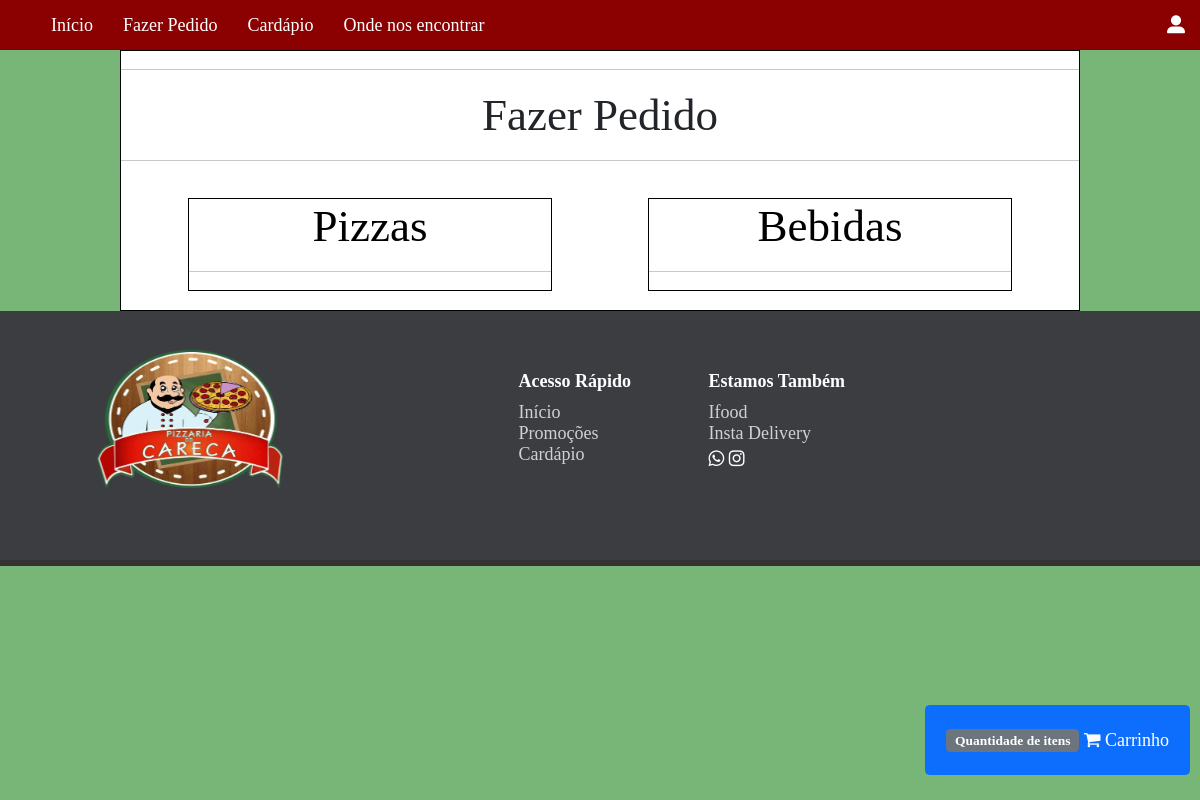
Before: /pedido.php with the older database file.
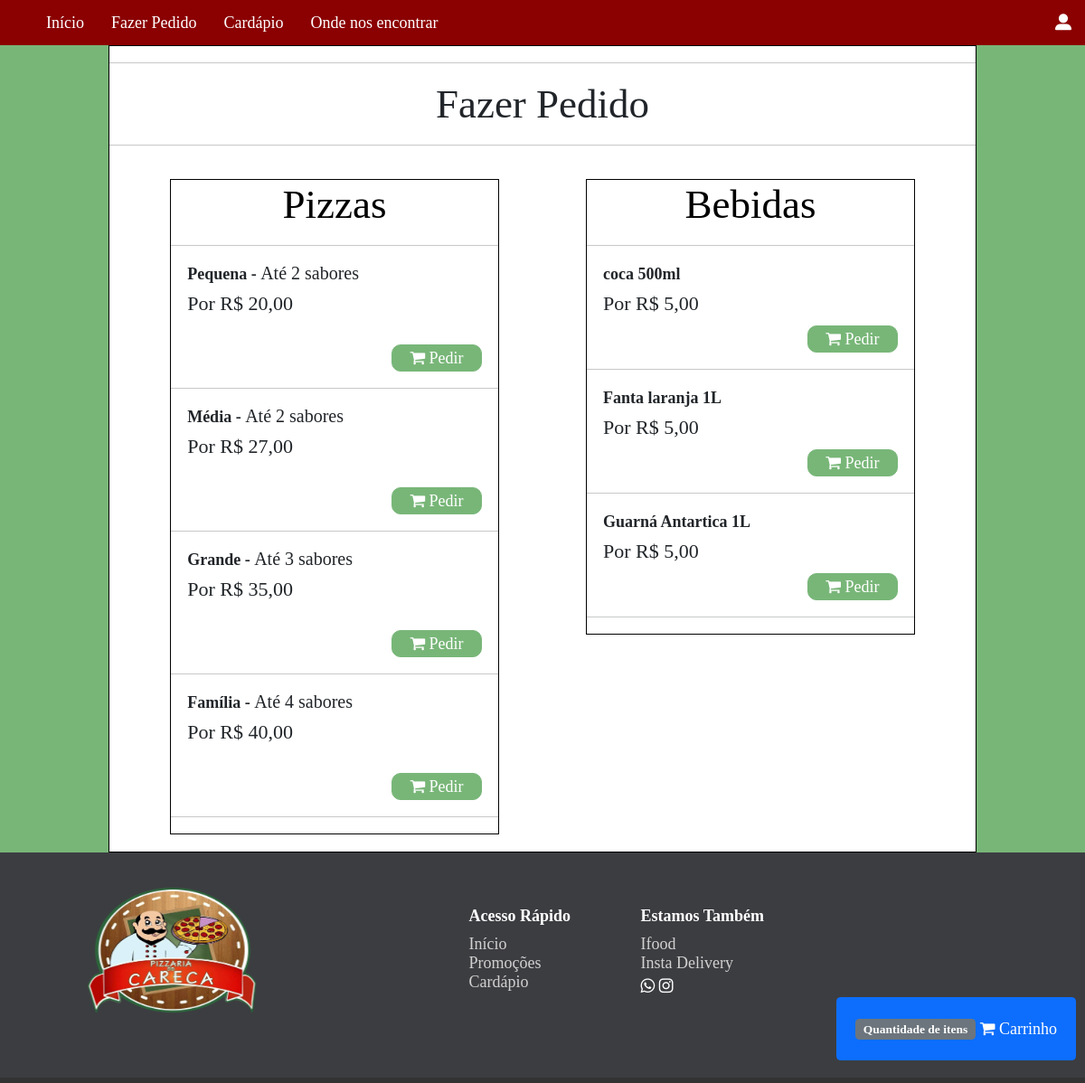
After: the same page with the newer database file.
### tables this page shows
CREATE TABLE IF NOT EXISTS `tamanho` (
  `idPizza` int(11) NOT NULL AUTO_INCREMENT,
  `nome` varchar(30) NOT NULL,
  `preco` double NOT NULL,
  `cardapio` enum('on','off') NOT NULL,
  `qtdeSabor` int(11) NOT NULL,
  `status` enum('on','off') NOT NULL,
  PRIMARY KEY (`idPizza`)
);

CREATE TABLE IF NOT EXISTS `bebida` (
  `nome` varchar(30) NOT NULL,
  `preco` double NOT NULL,
  `cardapio` enum('on','off') NOT NULL,
  `idBebida` int(11) NOT NULL AUTO_INCREMENT,
  `status` enum('on','off') NOT NULL,
  PRIMARY KEY (`idBebida`)
);

### pedido.php (the view, shortened to what this page needs)
<!DOCTYPE html>
<html lang="pt-BR">
<head>
    <link href="https://cdn.jsdelivr.net/npm/bootstrap@5.0.0-beta1/dist/css/bootstrap.min.css" rel="stylesheet">
    <link rel="stylesheet" type="text/css" href="css/pedido.css">
</head>
<body>
    <?php include ("php/barra-menu.php"); ?>
    <div class="geral">
    <hr>
    <h1>Fazer Pedido</h1>
    <hr>
        <form method="post">
            <div class="pizza">
                <h1 class="titulo">Pizzas</h1>
                <hr>
                    <?php
                include "php\conexaoBD.php";
                    $sql = "SELECT * FROM `tamanho` WHERE status='on' and `cardapio`='on' order by preco ASC";
                    $result = $conn->query($sql);
                    if ($result->num_rows > 0) {
                    $qtdeTamanhoCad=0;
                    while($row = $result->fetch_assoc()) {
                        $pizza[$qtdeTamanhoCad] = $row["nome"];
                        $idPizza[$qtdeTamanhoCad] = $row["idPizza"];
                        $qtdeSabor[$qtdeTamanhoCad] = $row["qtdeSabor"];
                        $preco[$qtdeTamanhoCad] = $row["preco"];
                        $formatter = new NumberFormatter('pt-BR', NumberFormatter:: CURRENCY);
                        $brl = $formatter->formatCurrency($preco[$qtdeTamanhoCad], 'BRL');
                        echo " <div class='tamanho'>
                            <h2> <strong> $pizza[$qtdeTamanhoCad] - </strong> Até $qtdeSabor[$qtdeTamanhoCad] sabores </h2>
                            <p> Por $brl </p>
                            </div>
                            <br> <button type='button' class='btn1' data-bs-toggle='modal' data-bs-target='#S$idPizza[$qtdeTamanhoCad]'>
                                <i class='fa fa-shopping-cart'></i> Pedir
                            </button>
                            <hr>
                    <div class='modal fade' id='S$idPizza[$qtdeTamanhoCad]' tabindex='-1' aria-labelledby='staticBackdropLabel' aria-hidden='true'>
                        <div class='modal-dialog'>
                            <div class='modal-content'>
                                <div class='modal-header'>
                                    <h5 class='modal-title' id='staticBackdropLabel'> Escolha até $qtdeSabor[$qtdeTamanhoCad] Sabores </h5>
                                    <button type='button' class='btn-close' data-bs-dismiss='modal' aria-label='Close'></button>
                                </div>
                                <div class='modal-body'>";
                                echo"<p class='saboresCarrinho'>*caso não queria a mesma quantidade de sabores do máximo, escolhar a opção nenhum </p>
                                </div>
                                <div class='modal-footer'>
                                    <button type='button' class='btn btn-secondary' data-bs-dismiss='modal'> Fechar </button>
                                    <button type='button' class='btn btn-success'> Adicionar ao Carrinho </button>
                                </div>
                            </div>
                        </div>
                    </div>";
                        $qtdeTamanhoCad++;
                        }
                    }
                ?>
            </div>
        </form>
        <div class="bebida">
            <h1 class="titulo">Bebidas</h1>
            <hr>
            <?php
                include "php\conexaoBD.php";
                $sql = "SELECT * FROM `bebida` Where `status`='on' and `cardapio`='on' ORDER BY nome ASC";
                $result = $conn->query($sql);
                if ($result->num_rows > 0) {
                    while($row = $result->fetch_assoc()) {
                        $nome_bebida = $row["nome"];
                        $preco = $row["preco"];
                        $formatter = new NumberFormatter('pt-BR', NumberFormatter:: CURRENCY);
                        $brl = $formatter->formatCurrency($preco, 'BRL');
                        echo"
                        <div class='tamanho'> <h2> <strong> $nome_bebida </strong></h2>
                        <p>Por $brl</p>
                        </div>
                        <button type='button' class='btn1' data-bs-toggle='modal' data-bs-target='#S'>
                                    <i class='fa fa-shopping-cart'></i> Pedir
                                </button>
                                <hr>
                        ";
                    }
                }
            ?>
        </div>
        <button type="button" class="btn btn-primary" data-bs-toggle="modal" data-bs-target="#carrinho" id="btnCarrinho">
            <span class="badge bg-secondary">Quantidade de itens</span> <i class="fa fa-shopping-cart"></i>  Carrinho
        </button>
</div>
</body>
</html>

### php/barra-menu.php (shortened to what this page needs)
<!DOCTYPE html>
<head>
    <link rel="stylesheet" href="css/barra-menu.css">
</head>
<body>
    <nav class = "menu">
        <ul class="links_menu">
            <li> <a href="index.php"> Início </a> <li>
            <li> <a href="fazer-pedido.php"> Fazer Pedido </a> <li>
            <li> <a href="cardapio.php">Cardápio</a> <li>
            <?php
                if(isset($_SESSION["logou"]) && isset($_SESSION["nome"])){
                    if($_SESSION["logou"]=="sim"){
                        $nome = $_SESSION["nome"];
                        if($_SESSION["adm"]==true){
                            ?>
                            <li>
                                <div class='dropdown'>
                                    <a href='#' role='button' id='cardapio' data-bs-toggle='dropdown' aria-expanded='false'>
                                        Gerenciar Atendente <i class='seta baixo'></i>
                                    </a>
                                    <ul class='dropdown-menu' aria-labelledby='cardapio' style='background-color: #8B0000;'>
                                    <li><a href='atendente.php' class='dropdown-item' id='dropdown-item'> Incluir Atendente </a></li>
                                    <li><a href='excluir-atendente.php' class='dropdown-item' id='dropdown-item'> Excluir Atendente </a></li>
                                    </ul>
                                </div>
                            </li>
                            <li><a href='relatorios.php'> Relatórios </a></li>
                        <?php
                        }
                        ?>
                        <!--<li>
                            <div class='dropdown'>
                                <a href='#' role='button' id='cardapio' data-bs-toggle='dropdown' aria-expanded='false'>
                                    Gerenciar Promoções <i class='seta baixo'></i>
                                </a>
                                <ul class='dropdown-menu' aria-labelledby='cardapio' style='background-color: #8B0000;'>
                                <li><a href='incluir-promocao.php' class='dropdown-item' id='dropdown-item'> Incluir Promoções </a></li>
                                <li><a href='gerencia-promocao.php' class='dropdown-item' id='dropdown-item'> Atualizar Promoções </a></li>
                                </ul>
                            </div>
                        </li>-->
                        <li> <a href='aceitar-pedido.php'> Aceitar Pedido </a>
                        </li>
                        <li>
                            <div class='dropdown'>
                                <a href='#' role='button' id='cardapio' data-bs-toggle='dropdown' aria-expanded='false'>
                                    Gerenciar Cardápio <i class='seta baixo'></i>
                                </a>
                                <ul class='dropdown-menu' aria-labelledby='cardapio' style='background-color: #8B0000;'>
                                    <li><a href='gerencia-cardapio.php' class='dropdown-item' id='dropdown-item'> Atualizar Cardápio </a></li>
                                    <li><a href='cadastro-cardapio.php' class='dropdown-item' id='dropdown-item'> Incluir Item </a></li>
                                </ul>
                            </div>
                        </li>
                        <li>
                            <div class='dropdown'>
                                <a style='float:right;' href='#' role='button' id='perfil' data-bs-toggle='dropdown' aria-expanded='false'>
                                    <?=  $nome ?> <i class='fas fa-user-alt' style='font-size:18px; margin-left:5px; color:white;'></i>
                                </a>
                                <ul class='dropdown-menu' aria-labelledby='perfil' style='background-color: #8B0000; min-width:0px; padding:0;'>
                                    <li><a href='atualizar-senha.php' class='dropdown-item' id='dropdown-item' style='text-align: right;'> Atualizar Senha </a>
                                    <li><a href='conta.php' class='dropdown-item' id='dropdown-item' style='text-align: right;'> Minha Conta </a>
                                    <li><a href='/tcc-web/php/logout.php' class='dropdown-item' id='dropdown-item' style='text-align: right;'> Sair </a>
                                </ul>
                            </div>
                        </li>
                   <?php }else{ ?>
                        <a style='float:right' href='login_area.php'> <i class='fas fa-user-alt' style='font-size:18px; margin-left:5px; color:white;'></i> </a>
                        <?php }
                }
                else{ ?>
                    <li> <a style='float:right; height:100%;' href='login_area.php' data-toggle='tooltip' title='Acessar área restrita'> <i class='fas fa-user-alt' style='font-size:18px; margin-left:5px; color:white;'></i> </a> </li>
                    <li> <a href='index.php#onde_encontrar'>Onde nos encontrar</a> </li>
                    <?php   }
            ?>
            </ul>
    </nav>
</body>
</html>

### css/pedido.css (style rules this page uses)
body { background-color: #78B678; }
.geral { margin-top: 50px; margin-left: auto; margin-right: auto; background-color:white; width: 80%; border: solid black 1px; display: table; }
.pizza, .titulo { text-align: center; }
.pizza { float: left; margin-left: 7%; }
.bebida { float: right; margin-right: 7%; }
.bebida { margin-left: 10%; }
.pizza, .bebida { margin-top: 2%; margin-bottom: 2%; width: 38%; background-color: #fff; text-align: left; border: solid black 1px; }
.tamanho { height: 100px; }
.btn1 { background-color: #78B678; border: solid #78B678 1px; border-radius: 10px; margin-top: -30px; margin-right: 5%; color: white; float: right; width: 100px; height: 30px; }
.titulo { margin-left: auto; margin-right: auto; color: black; margin-bottom: 5%; }
h2 { font-size: 20px; margin-left: 5%; }
h1 { text-align: center; }
p { margin-left: 5%; font-size: 22px; }
#btnCarrinho { position: fixed; bottom: 25px; right: 10px; padding: 20px; height: 70px; }
a { list-style: none; }

### css/barra-menu.css (style rules this page uses)
* { list-style:none; padding:0; margin:0; line-height: normal; font-size:18px; font-family: 'Times New Roman', Times, serif; }
.menu { width:100%; height:50px; background-color:#8B0000; position: absolute; top: 0; }
.links_menu li a { color: #FFF; float: left; padding: 15px 15px 14px 15px; background-color: #8B0000; text-decoration: none; }

### css/footer-with-button-logo.css (style rules this page uses)
#myFooter { background-color: #3c3d41; color: white; padding-top: 30px; }
#myFooter .footer-copyright { background-color: #333333; padding-top: 3px; padding-bottom: 3px; text-align: center; }
#myFooter .row { margin-bottom: 60px; }
#myFooter ul { list-style-type: none; padding-left: 0; line-height: 1.7; }
#myFooter h5 { font-size: 18px; color: white; font-weight: bold; margin-top: 30px; }
#myFooter a { color: #d2d1d1; text-decoration: none; }
body { display: flex; display: -webkit-flex; flex-direction: column; -webkit-flex-direction: column; height: 100%; }
#myFooter { flex: 0 0 auto; -webkit-flex: 0 0 auto; }

Changed rows visible on the page:
added tamanho: qtdeTamanhoCad "Pequena", qtdeTamanhoCad "2", brl "R$ 20,00"
added tamanho: qtdeTamanhoCad "Média", qtdeTamanhoCad "2", brl "R$ 27,00"
added tamanho: qtdeTamanhoCad "Grande", qtdeTamanhoCad "3", brl "R$ 35,00"
added tamanho: qtdeTamanhoCad "Família", qtdeTamanhoCad "4", brl "R$ 40,00"
added bebida: nome "coca 500ml", preco "R$ 5,00"
added bebida: nome "Fanta laranja 1L", preco "R$ 5,00"
added bebida: nome "Guarná Antartica 1L", preco "R$ 5,00"
